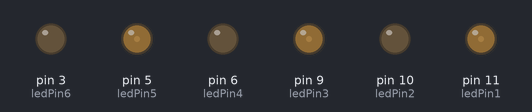
Recording of a sketch running on a simulated Arduino Uno, built with avr-gcc and run on an emulated ATmega328P. Parts: output pins drawn as LEDs (lit = HIGH).

Above: at 0.05 s.
At 0.3 s:
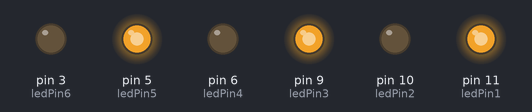
At 0.55 s:
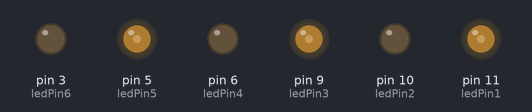
At 0.9 s:
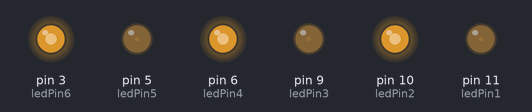
At 1.05 s:
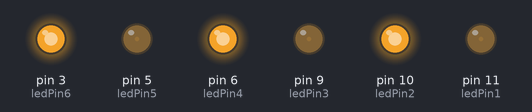
At 1.25 s:
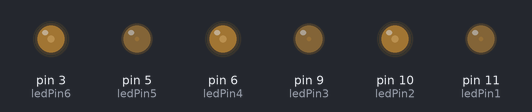
Timing chart, 0 to 3.0 s (numbered marks = the images above):
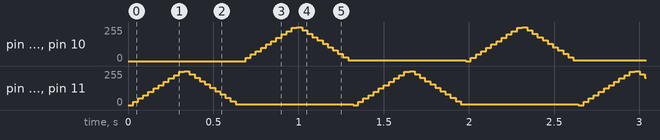

The sketch:

Fading.ino
```cpp
/*

 *  Sourced then modified code from: http://www.arduino.cc/en/Tutorial/Fading
 *  Set pins 11,10,9,6,5,3 to variables
 *  Pins used for LEDs

 *  Sections: 1 | 2 | 3 | 4 | 5 | 6 | 7
 *  Colors(T-B): b/w | w/b | g/b | y/w | g/b | w/b | b/w
 *  1/2 - Pins 11/10,  3/4 - Pins 9/6,  5/6/7 - Pins 5/3
 *  Set 1: b-w-b-w-b-w-b
 *  Set 2: w-b-g-y-g-b-w

*/

int ledPin1 = 11;
int ledPin2 = 10;

int ledPin3 = 9;
int ledPin4 = 6;

int ledPin5 = 5;
int ledPin6 = 3;

void setup() {
  // nothing happens in setup
}

void loop() {

  // fade in pin 11,9,5:
  // set fadeValue = 0
  // add 25 to fadeValue each loop iteration
  // exit loop when fadeValue = 255
  for (int fadeValue = 0 ; fadeValue <= 255; fadeValue += 25) {
    // set pin 11 fade level
    analogWrite(ledPin1, fadeValue);
    // set pin 9 fade level
    analogWrite(ledPin3, fadeValue);
    // set pin 5 fade level
    analogWrite(ledPin5, fadeValue);
    // delay 30milliseconds
    delay(30);
  }

  // fade out pin 11,9,5:
  // set fadeValue = 255
  // sub 25 to fadeValue each loop iteration
  // exit loop when fadeValue = 0
  for (int fadeValue = 255 ; fadeValue >= 0; fadeValue -= 25) {
    // set pin 11 fade level
    analogWrite(ledPin1, fadeValue);
    // set pin 9 fade level
    analogWrite(ledPin3, fadeValue);
    // set pin 5 fade level
    analogWrite(ledPin5, fadeValue);
    // delay 30milliseconds
    delay(30);
  }

  // fade in pin 10,6,3:
  // set fadeValue = 0
  // add 25 to fadeValue each loop iteration
  // exit loop when fadeValue = 255
  for (int fadeValue = 0 ; fadeValue <= 255; fadeValue += 25) {
    // set pin 10 fade level
    analogWrite(ledPin2, fadeValue);
    // set pin 6 fade level
    analogWrite(ledPin4, fadeValue);
    // set pin 3 fade level
    analogWrite(ledPin6, fadeValue);
    // delay 30milliseconds
    delay(30);
  }

  // fade out 10,6,3:
  // set fadeValue = 255
  // sub 25 to fadeValue each loop iteration
  // exit loop when fadeValue = 0
  for (int fadeValue = 255 ; fadeValue >= 0; fadeValue -= 25) {
    // set pin 10 fade level
    analogWrite(ledPin2, fadeValue);
    // set pin 6 fade level
    analogWrite(ledPin4, fadeValue);
    // set pin 3 fade level
    analogWrite(ledPin6, fadeValue);
    // delay 30milliseconds
    delay(30);
  }

}
```
